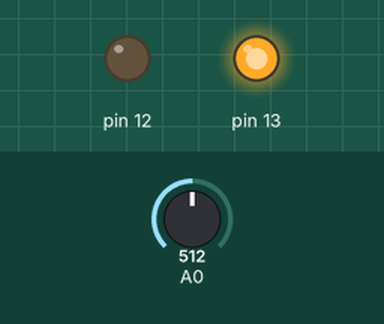
A sketch run on a simulated Arduino Uno, built with avr-gcc and run on an emulated ATmega328P. Shown: output pins drawn as LEDs (lit = HIGH). The test bench sets the inputs (shaded band); at power-on: A0 = 512. What the sketch prints to the serial monitor is not drawn.

Above: at 1.2 s.
1.3 s: A0 set to 407
2.8 s: A0 set to 391
At 4.0 s:
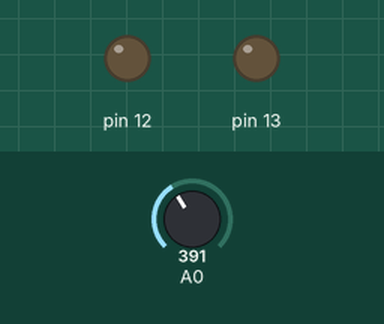
4.3 s: A0 set to 410
At 5.4 s:
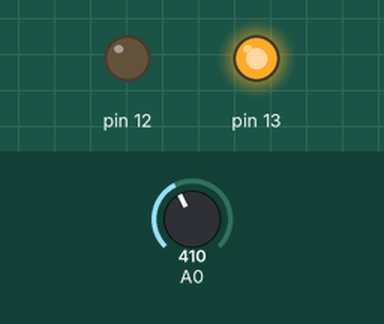
5.8 s: A0 set to 390
At 6.5 s:
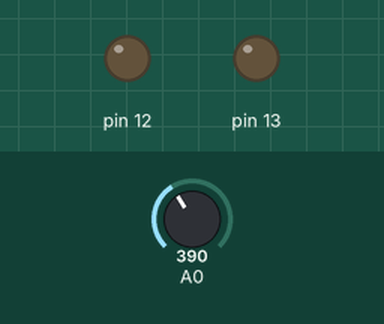
Timing chart, 0 to 8.3 s (numbered marks = the images above; inputs shaded):
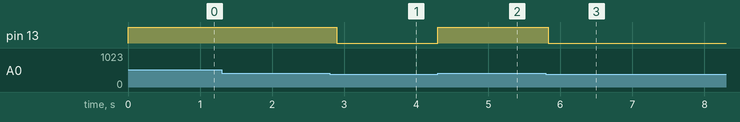

The sketch:

sketch_feb28b.ino
```cpp
void setup() {
 pinMode(13,OUTPUT);
 pinMode(12,OUTPUT);
 Serial.begin(9600);
}

void loop() {
  int VAL=analogRead(A0);
  if(VAL>400)
  {
    digitalWrite(13,1);
    digitalWrite(12,0);
    Serial.println("GAS IS HIGH");
    delay(170);
  }
  else
  {
    digitalWrite(13,0);
    digitalWrite(12,0);
  }

}
```

Measured:
- the behaviour switches between 401 and 400 on A0 (found by bisection; images 0 and 1)
- after the input at 1.3 s, every drawn part: stays the same
- after the input at 2.8 s, pin 13: HIGH → LOW after 0.09 s
- after the input at 4.3 s, pin 13: LOW → HIGH at once
- after the input at 5.8 s, pin 13: HIGH → LOW at once
